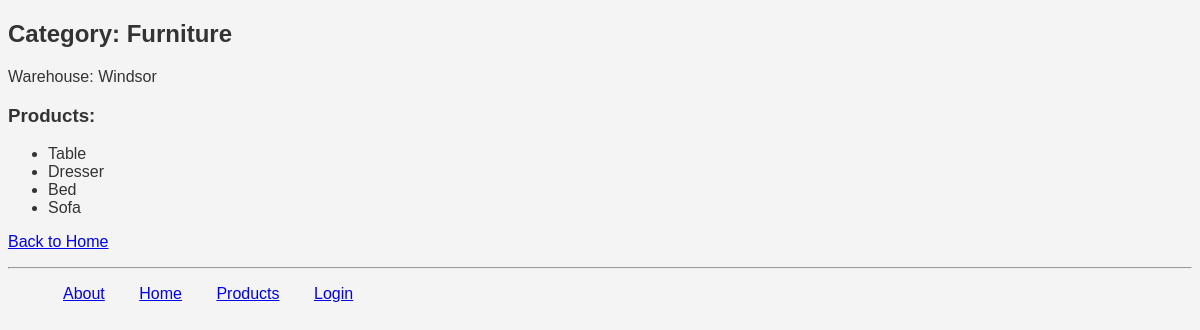
Screenshot of /myapp/1/ with the database file from the repository.
### myapp/models.py (models this page shows, shortened)
class Category(models.Model):
    name = models.CharField(max_length=200)
    warehouse = models.CharField(max_length=100, default="Default Warehouse")

class Product(models.Model):
    category = models.ForeignKey(Category, related_name='products', on_delete=models.CASCADE)
    name = models.CharField(max_length=200)
    price = models.DecimalField(max_digits=10, decimal_places=2)
    stock = models.PositiveIntegerField(default=100)
    available = models.BooleanField(default=True)
    description = models.TextField(null=True, blank=True)
    interested = models.PositiveIntegerField(default=0)

### myapp/views.py (the view)
# urls.py: path('<int:cat_no>/', views.detail, name='detail'),  # Category Detail Page
def detail(request, cat_no):
    category = get_object_or_404(Category, id=cat_no)
    return render(request, 'myapp/detail.html', {'category': category})

### myapp/templates/myapp/detail.html (shortened to what this page needs)
{% extends 'myapp/base.html' %}
{% block body_block %}
    <h2>Category: {{ category.name }}</h2>
    <p>Warehouse: {{ category.warehouse }}</p>
    <h3>Products:</h3>
    {% if category.products.all %}
        <ul>
            {% for product in category.products.all %}
                <li>{{ product.name }}</li>
            {% endfor %}
        </ul>
    {% else %}
        <p><strong>No products available in this category.</strong></p>
    {% endif %}
    <p><a href="{% url 'myapp:index' %}">Back to Home</a></p>
{% endblock %}

### myapp/static/myapp/style.css (style rules this page uses)
body { background-color: #f4f4f4; color: #333; font-size: 16px; font-family: Arial, sans-serif; }

### rows the page displays
Category: name "Furniture", warehouse "Windsor"
Product: name "Table"
Product: name "Dresser"
Product: name "Bed"
Product: name "Sofa"
